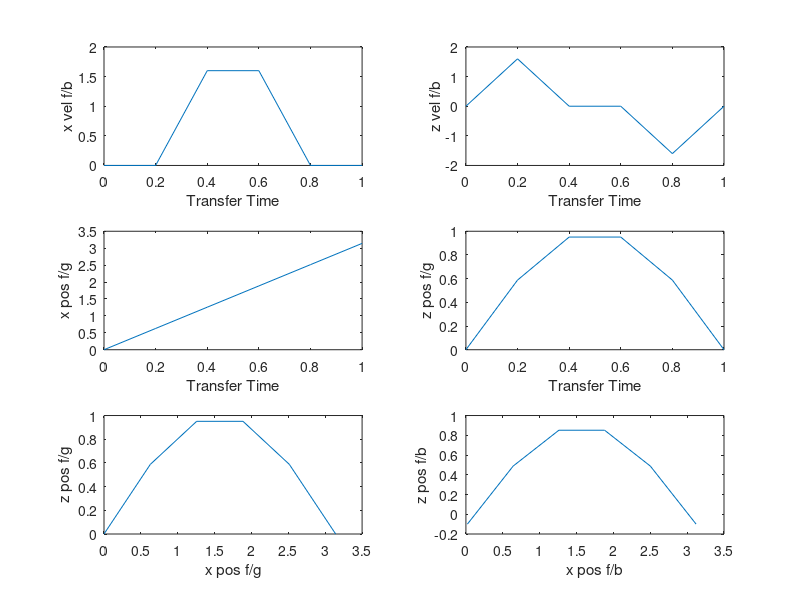

Reproduce this figure in MATLAB.
clear all;
clc;
%% ----------------------- *** INITIAL DATA *** ------------------------%%
l1=.020;
l2=.050;
l3=.100;
v=0.04; % desired velocity of COG (m/sec)
u_g = 0.16; % foot average horizontal velocity wrt ground
b = 1 - (v/u_g); % duty factor
u_b=(b/(1-b))*v; % average swing velocity of the leg wrt the body
u=v/(1-b); % average swing velocity of the leg wrt the ground
L=0.16; % Stride Length which is the amount of COG displacement in one cycle time.
T= L/v; % Cycle Period
Tt=(1-b)*T; % transfer time
Ts=b*T; % support time
%% ------------------- *** GAIT GENERATION *** ---------------------- %%
p(1)=0; % Kinematic phase of leg 1
p(2)=p(1)+1/2; % Kinematic phase of leg 2
p(3)=p(1)+b; % Kinematic phase of leg 3
p(4)=p(2)+b; % Kinematic phase of leg 4
p(5)=p(3)+b; % Kinematic phase of leg 5
p(6)=p(4)+b; % Kinematic phase of leg 6

%What if p(i) is equal or greater than 1?
    for i=1:6
        while p(i) >= 1
            p(i) = p(i) - 1;
        end
    end
p
%% ------------- *** POSITIONAL FOOT TRAJECTORY PLANNING *** ------------%%
%Transferring time is divided to 6 equal extents. Such a selection is completely
%arbitrary.
t0=0;
t1=Tt/5;
t2=2*t1;
t3=3*t1;
t4=4*t1;
t5=5*t1;

Ttt=[t0,t1,t2,t3,t4,t5]; % vector of transferring time steps

%%%%%%%%%%HERE EVERY THING IS IN Gi COORDINATE SYSTEM WHICH IS GROUND
%COORDINATE SYSTEM FOR EACH LEG
xdotmaxf_g = L / 0.1;  %maximum leg transferring speed.

zdotmaxf_g=xdotmaxf_g; % it is arbitrary.

xdotf_g=[0,0,xdotmaxf_g,xdotmaxf_g,0,0];

%Let's find horizonatal positions:
for i=1:6
    xf_g(i,1)=pi * Ttt(1);
    xf_g(i,2)=pi * Ttt(2);
    xf_g(i,3)=pi * Ttt(3);
    xf_g(i,4)=pi * Ttt(4);
    xf_g(i,5)=pi * Ttt(5);
    xf_g(i,6)=pi * Ttt(6);
end

zdotf_g=[0,zdotmaxf_g,0,0,-zdotmaxf_g,0];

%Similarly for the vertical positions:
A = 1; % Constant in A * sin(wx)
for i=1:6
    zf_g(i,1)= A*sin(xf_g(i,1));
    zf_g(i,2)= A*sin(xf_g(i,2));
    zf_g(i,3)= A*sin(xf_g(i,3));
    zf_g(i,4)= A*sin(xf_g(i,4));
    zf_g(i,5)= A*sin(xf_g(i,5));
    zf_g(i,6)= A*sin(xf_g(i,6));
end

%%%%%%%% Taking care of coordinate systems

h=l3; %(m) height of the robot. Here h=l3 because it is assumed in the home positon.
D=l1+l2; %(m) Distance between the foot tip and hip joint from top view

alphaH=[-30*pi/180, 30*pi/180, -90*pi/180, 90*pi/180, -150*pi/180, 150*pi/180];

xb_g(1,1)= - (1-b) * L / 2 - D * cos(alphaH(1)); % frame b is a frame attached to the hip joint
xb_g(2,1)= - (1-b) * L / 2 - D * cos(alphaH(2));
xb_g(3,1)= - (1-b) * L / 2;
xb_g(4,1)= - (1-b) * L / 2;
xb_g(5,1)= - (1-b) * L / 2 - D * cos(alphaH(5));
xb_g(6,1)= - (1-b) * L / 2 - D * cos(alphaH(6));

% x axis is parallel to the x axis of frame g (Gi).
zb_g(1,1)=h;
zb_g(2,1)=h;
zb_g(3,1)=h;
zb_g(4,1)=h;
zb_g(5,1)=h;
zb_g(6,1)=h;

dt=Tt/5;
xdotb_g=v;
zdotb_g=0;

for i=1:6
    for t=1:5 
        xb_g(i,t+1)=xb_g(i,t)+xdotb_g*dt;
        zb_g(i,t+1)=zb_g(i,t)+zdotb_g*dt;
    end
    for t=1:6
        xf_b(i,t)=xf_g(i,t)-xb_g(i,t);
        zf_b(i,t)=zf_g(i,t)-zb_g(i,t);
    end
end

% yf_b

yf_b=[D*sin(30*pi/180), -D*sin(30*pi/180), D,  -D,  D*sin(30*pi/180),  -D*sin(30*pi/180)];

for i=1:6 % this is becaus of 6 legs

    for j=1:6 % time
    
        xf_H(i,j)=[cos(alphaH(i)),-sin(alphaH(i)),0]*[xf_b(i,j);yf_b(i);zf_b(i,j)];
        yf_H(i,j)=[sin(alphaH(i)),cos(alphaH(i)),0]*[xf_b(i,j);yf_b(i);zf_b(i,j)];
        zf_H(i,j)=zf_b(i,j);
    end
end
  xf_H
  yf_H
  zf_H
% xf_b
% yf_b
% zf_b
xb_g
%% ----------------------- *** PLOT  DATA *** ---------------------%%
subplot(3,2,1)
plot(Ttt,xdotf_g)
xlabel('Transfer Time')
ylabel('x vel f/b')
% Subplot 1 looks odd based on how it is graphed. However, because subplot
% 3 (x pos) is a positive sloped line, and velocity is the derivative of
% position, that shows that xvel is actually a horizontal like at a
% positive value of x vel.

subplot(3,2,2)
plot(Ttt,zdotf_g)
xlabel('Transfer Time')
ylabel('z vel f/b')

subplot(3,2,3)
plot(Ttt,xf_g(4,:))
xlabel('Transfer Time')
ylabel('x pos f/g')

subplot(3,2,4)
plot(Ttt,zf_g(4,:))
xlabel('Transfer Time')
ylabel('z pos f/g')

subplot(3,2,5)
plot(xf_g(4,:),zf_g(4,:))
xlabel('x pos f/g')

ylabel('z pos f/g')

subplot(3,2,6)
plot(xf_b(4,:),zf_b(4,:))
xlabel('x pos f/b')
ylabel('z pos f/b')
%% ---------------------------INVERSE KINEMATICS------------------------%%
for i=1:6 % for all 6 legs
    for j=1:6 % time
        Alpha(i,j)=(atan(yf_H(i,j)/xf_H(i,j)));
        l(i,j)=sqrt(yf_H(i,j)^2+xf_H(i,j)^2);
        d(i,j)=sqrt(zf_H(i,j)^2+(l(i,j)-l1)^2);
        Beta(i,j)=acos((l2^2+d(i,j)^2-l3^2)/(2*l2*d(i,j)))-atan(abs(zf_H(i,j))/(l(i,j)-l1));
        Gamma(i,j)=pi-(acos((l2^2+l3^2-d(i,j)^2)/(2*l2*l3)));

    end
end
A=Alpha*180/pi
B=Beta*180/pi
G=Gamma*180/pi
Ttt
%% -------------- *** VELOCITY FOOT TRAJECTORY PLANNING *** -------------%%
ydotf_b=0;
for t=1:6
    xdotf_b(t)=xdotf_g(t)-xdotb_g;
    zdotf_b(t)=zdotf_g(t)-zdotb_g;
end
for i=1:6
    for j=1:6
        xdotf_H(i,j)=[cos(alphaH(i)),-sin(alphaH(i)),0]*[xdotf_b(j);ydotf_b;zdotf_b(j)];
        ydotf_H(i,j)=[sin(alphaH(i)),cos(alphaH(i)),0]*[xdotf_b(j);ydotf_b;zdotf_b(j)];
        zdotf_H(i,j)=zdotf_b(j);
    end
end
for j=1:6 % time
    for i=1:6 % leg numnber
        theta1=Alpha(i,j);
        theta2=Beta(i,j);
        theta3=Gamma(i,j);
        J(1,1)=-(-sin(theta1)*sin(theta2)*cos(theta3)-sin(theta1)*cos(theta2)*sin(theta3))*l3-sin(theta1)*l2*cos(theta2)-l1*sin(theta1);
        J(1,2)=-(-cos(theta1)*sin(theta2)*sin(theta3)+cos(theta1)*cos(theta2)*cos(theta3))*l3-cos(theta1)*l2*sin(theta2);
        J(1,3)=(cos(theta1)*sin(theta2)*sin(theta3)-cos(theta1)*cos(theta2)*cos(theta3))*l3;
        J(2,1)=-(cos(theta1)*cos(theta2)*sin(theta3)+cos(theta1)*sin(theta2)*cos(theta3))*l3+cos(theta1)*l2*cos(theta2)+l1*cos(theta1);
        J(2,2)=-(-sin(theta1)*sin(theta2)*sin(theta3)+sin(theta1)*cos(theta2)*cos(theta3))*l3-sin(theta1)*l2*sin(theta2);
        J(2,3)=-(-sin(theta1)*sin(theta2)*sin(theta3)+sin(theta1)*cos(theta2)*cos(theta3))*l3;
        J(3,1)=0;
        J(3,2)=-(-cos(theta2)*sin(theta3)-sin(theta2)*cos(theta3))*l3-l2*cos(theta2);
        J(3,3)=-(-cos(theta2)*sin(theta3)-sin(theta2)*cos(theta3))*l3;
        Thetadot(i,j,:)=inv(J)*[xdotf_H(i,j);ydotf_H(i,j);zdotf_H(i,j)];
    end
end

Thetadot
%% -------------------- *** The End *** -------------------------- %%